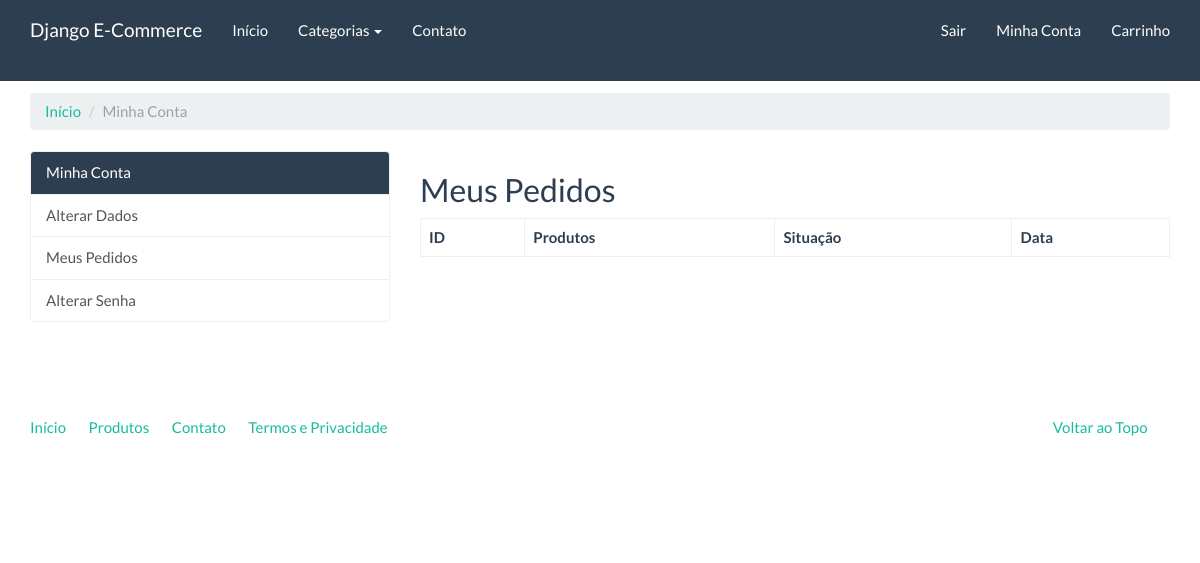
The app's page /compras/meus_pedidos/ (signed in), older data.
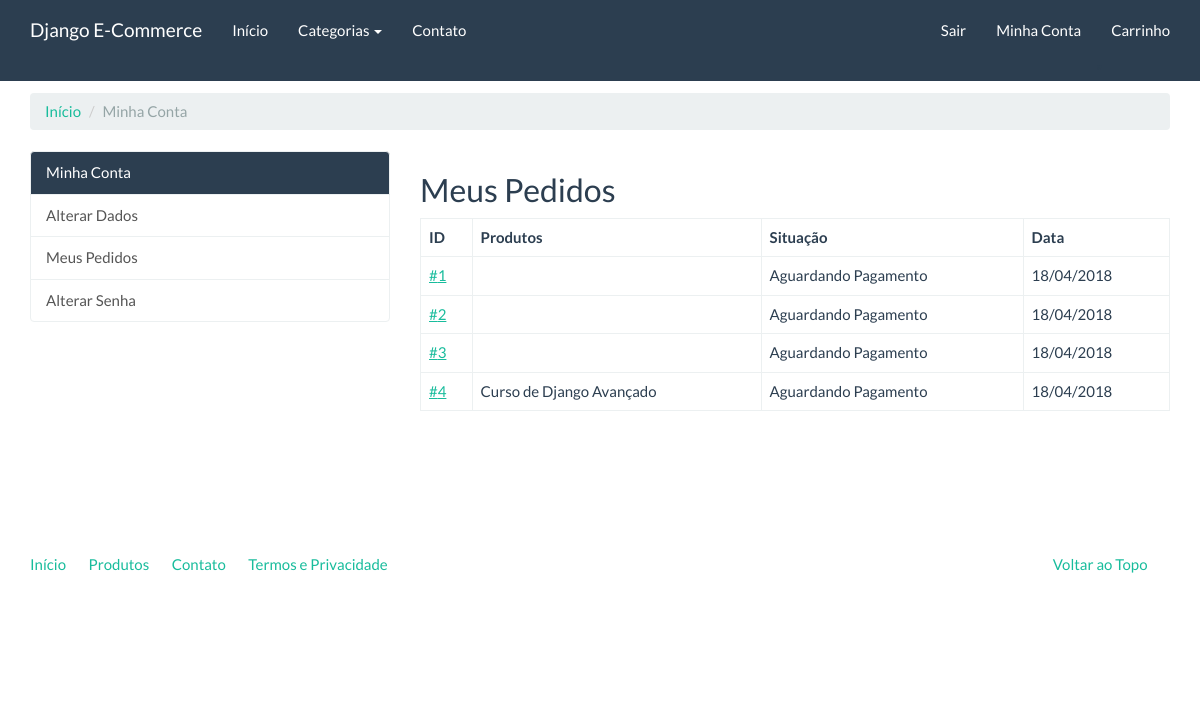
The same page, newer data.
### checkout/models.py (models this page shows, shortened)
class Order(models.Model):
    STATUS_CHOICES = (
        (0, 'Aguardando Pagamento'),
        (1, 'Concluída'),
        (2, 'Cancelada'),
    )
    PAYMENT_OPTIONS_CHOICES = (
        ('deposit', 'Depósito'),
        ('pagaseguro', 'PagSeguro'),
        ('paypal', 'Paypal'),
    )
    user = models.ForeignKey(settings.AUTH_USER_MODEL, on_delete=models.CASCADE,
                             verbose_name='Usuário')
    status = models.IntegerField('Situação', choices=STATUS_CHOICES, default=0, blank=True)
    payment_option = models.CharField('Opções de Pagamento', choices=PAYMENT_OPTIONS_CHOICES,
                                        default='deposit', max_length=20)
    created = models.DateTimeField('Criado em', auto_now_add=True)
    modified = models.DateTimeField('Modificado em', auto_now=True)
    objects = OrderManager()
    class Meta:
        verbose_name = 'Pedido'
        verbose_name_plural = 'Pedidos'
    def products(self):
        products_ids = self.items.values_list('product')
        return Product.objects.filter(pk__in=products_ids)
    def paypal(self):
        self.payment_option = 'paypal'
        self.save()
        paypal_dict = {
            'upload': '1',
            'business': settings.PAYPAL_EMAIL,
            'invoice': self.pk,
            'cmd': '_cart',
            'currency_code': 'BRL',
            'charset': 'utf-8',
        }
        index = 1
        for item in self.items.all():
            paypal_dict['amount_{}'.format(index)] = '%.2f' % item.price
            paypal_dict['item_name_{}'.format(index)] = item.product.name
            paypal_dict['quantity_{}'.format(index)] = item.quantity
            index = index + 1
        return paypal_dict

### catalog/models.py (models this page shows, shortened)
class Product(models.Model):
    name = models.CharField('Nome', max_length=100)
    slug = models.SlugField('Identificador', max_length=100)
    category = models.ForeignKey(Category, verbose_name='Categoria',
                                 on_delete=models.CASCADE)
    description = models.TextField('Descrição', blank=True)
    price = models.DecimalField('Preço', decimal_places=2, max_digits=8)
    created = models.DateTimeField('Criado em', auto_now_add=True)
    modified = models.DateTimeField('Modificado em', auto_now=True)
    class Meta:
        verbose_name = 'Produto'
        verbose_name_plural = 'Produtos'
        ordering = ['name']

### checkout/views.py (the view)
# urls.py: path('meus_pedidos/', views.OrderListView.as_view(), name='order_list'),
class OrderListView(LoginRequiredMixin, ListView):
    template_name = 'checkout/order_list.html'
    def get_queryset(self):
        return Order.objects.filter(user=self.request.user)

### catalog/context_processors.py (called while the page is built)
def categories(request):
    return {
        'categories': Category.objects.all()
    }

### catalog/models.py (called while the page is built)
    def get_absolute_url(self):
        return reverse('catalog:product_category_list',
                       kwargs={'slug': self.slug})

### core/templatetags/pagination.py (called while the page is built)
@register.inclusion_tag('pagination.html')
def pagination(request, paginator, page_obj):
    context = {}
    context['paginator'] = paginator
    context['request'] = request
    context['page_obj'] = page_obj
    getvars = request.GET.copy()
    if 'page' in getvars:
        del getvars['page']
    if len(getvars) > 0 :
        context['getvars'] = '&{0}'.format(getvars.urlencode())
    else:
        context['getvars'] = ''
    return context

### checkout/templates/checkout/order_list.html (shortened to what this page needs)
{% extends "accounts/index.html" %}
{% load pagination %}
{% block accounts_container %}
<h2>Meus Pedidos</h2>
<table class="table table-bordered">
    <thead>
        <tr>
            <th>
                ID
            </th>
            <th>
                Produtos
            </th>
            <th>
                Situação
            </th>
            <th>
                Data
            </th>
        </tr>
    </thead>
    <tbody>
        {% for order in object_list %}
        <tr>
            <td>
                <a href="{% url 'checkout:order_detail' order.pk%}">#{{ order.pk }}</a>
            </td>
            <td>
                {% for product in order.products %}
                {{ product.name }}{% if not forloop.last %}<br />{% endif %}
                {% endfor %}
            </td>
            <td>
                {{ order.get_status_display }}
            </td>
            <td>
                {{ order.created|date:"d/m/Y" }}
            </td>
        </tr>
        {% endfor %}
    </tbody>
</table>
{% pagination request paginator page_obj %}
{% endblock %}

Row changes from the older to the newer data that the page shows:
added Order: pk "1", status "Aguardando Pagamento", created "18/04/2018"
added Order: pk "2", status "Aguardando Pagamento", created "18/04/2018"
added Order: pk "3", status "Aguardando Pagamento", created "18/04/2018"
added Order: pk "4", status "Aguardando Pagamento", created "18/04/2018"
now on this page (row unchanged): Product: name "Curso de Django Avançado"
